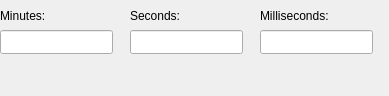
<?xml version="1.0" encoding="UTF-8"?>
<ui version="4.0">
 <class>TimeViewer</class>
 <widget class="QDialog" name="TimeViewer">
  <property name="geometry">
   <rect>
    <x>0</x>
    <y>0</y>
    <width>389</width>
    <height>96</height>
   </rect>
  </property>
  <property name="windowTitle">
   <string>Dialog</string>
  </property>
  <widget class="QLabel" name="labe">
   <property name="geometry">
    <rect>
     <x>130</x>
     <y>0</y>
     <width>111</width>
     <height>31</height>
    </rect>
   </property>
   <property name="text">
    <string>Seconds:</string>
   </property>
  </widget>
  <widget class="QLineEdit" name="secLineEdit">
   <property name="geometry">
    <rect>
     <x>130</x>
     <y>30</y>
     <width>113</width>
     <height>24</height>
    </rect>
   </property>
  </widget>
  <widget class="QLineEdit" name="msecLineEdit">
   <property name="geometry">
    <rect>
     <x>260</x>
     <y>30</y>
     <width>113</width>
     <height>24</height>
    </rect>
   </property>
  </widget>
  <widget class="QLabel" name="label_2">
   <property name="geometry">
    <rect>
     <x>260</x>
     <y>0</y>
     <width>111</width>
     <height>31</height>
    </rect>
   </property>
   <property name="text">
    <string>Milliseconds:</string>
   </property>
  </widget>
  <widget class="QLabel" name="labe_2">
   <property name="geometry">
    <rect>
     <x>0</x>
     <y>0</y>
     <width>111</width>
     <height>31</height>
    </rect>
   </property>
   <property name="text">
    <string>Minutes:</string>
   </property>
  </widget>
  <widget class="QLineEdit" name="minutesLineEdit">
   <property name="geometry">
    <rect>
     <x>0</x>
     <y>30</y>
     <width>113</width>
     <height>24</height>
    </rect>
   </property>
  </widget>
 </widget>
 <resources/>
 <connections/>
</ui>
